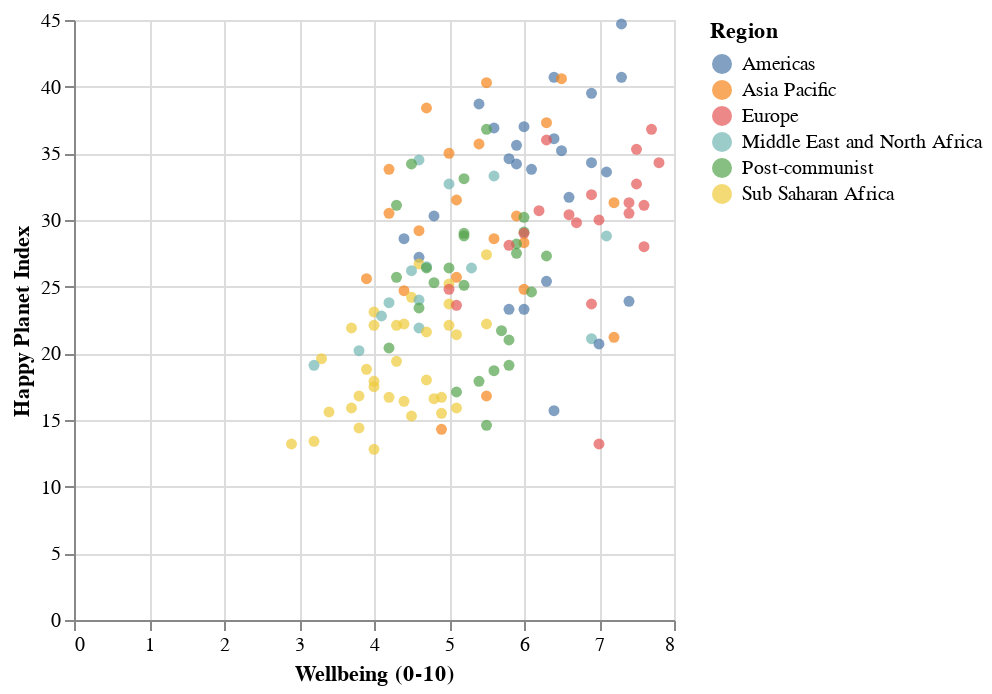

This figure's notebook cell:
### Markdown cell above
Selection based on values of a feature using a `dropdown menu`

### Code cell
# create a dropdown selection bound to unique 'Region' values
input_dropdown = alt.binding_select(options=list(set(hpi_df.Region)))  

# create a point selection bound to the dropdown, selecting by 'Region'
selected_points = alt.selection_point(fields=['Region'], bind=input_dropdown, name='Select')  

# conditionally color points based on selection
color = alt.condition(  
    selected_points,      # if point's 'Region' matches selection...
    alt.Color('Region:N'), # color by 'Region' (nominal)
    alt.value('lightgray') # else color in light gray
)

# create scatter plot with circle marks
alt.Chart(hpi_df).mark_circle().encode(  
    x='Wellbeing (0-10):Q',              # encode x-axis as quantitative 'Wellbeing (0-10)'
    y='Happy Planet Index:Q',            # encode y-axis as quantitative 'Happy Planet Index'
    color=color,                        # apply the conditional color encoding defined above
    tooltip='Region:N'                  # show 'Region' on tooltip
).add_params(selected_points)           # add the dropdown point selection to the chart for interactivity

### Figure 1 — Vega-Lite specification as saved in the notebook (floating-point values rounded to 4 significant figures; data arrays with more than 128 entries replaced by an {"elided": "..."} marker saying what was removed)
{"config": {"view": {"continuousWidth": 300, "continuousHeight": 300}}, "data": {"name": "data-e1c068cb61c6a12593f95144d0d2b6ed"}, "mark": {"type": "circle"}, "encoding": {"color": {"condition": {"param": "Select", "field": "Region", "type": "nominal"}, "value": "lightgray"}, "tooltip": {"field": "Region", "type": "nominal"}, "x": {"field": "Wellbeing (0-10)", "type": "quantitative"}, "y": {"field": "Happy Planet Index", "type": "quantitative"}}, "params": [{"name": "Select", "select": {"type": "point", "fields": ["Region"]}, "bind": {"input": "select", "options": ["Post-communist", "Asia Pacific", "Sub Saharan Africa", "Middle East and North Africa", "Americas", "Europe"]}}], "$schema": "https://vega.github.io/schema/vega-lite/v5.20.1.json", "datasets": {"data-e1c068cb61c6a12593f95144d0d2b6ed": {"elided": "140 records"}}}
